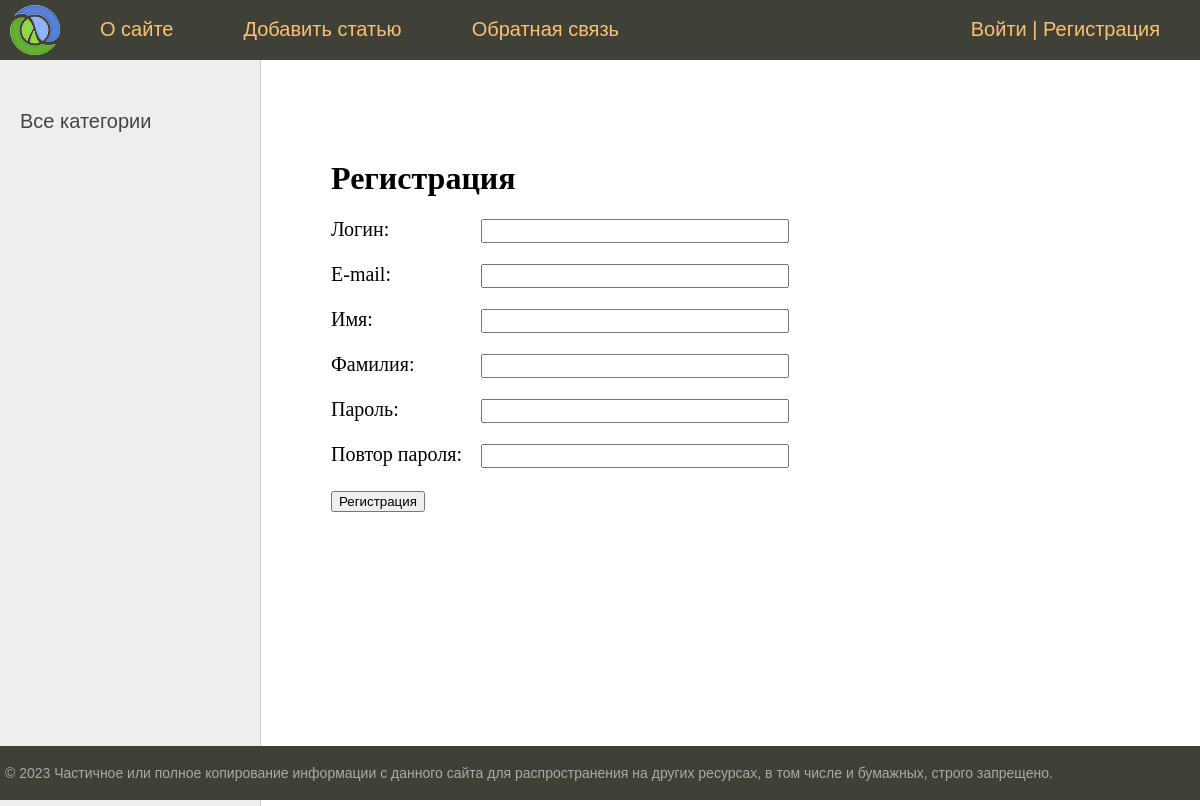
The app's page /users/register/, older data.
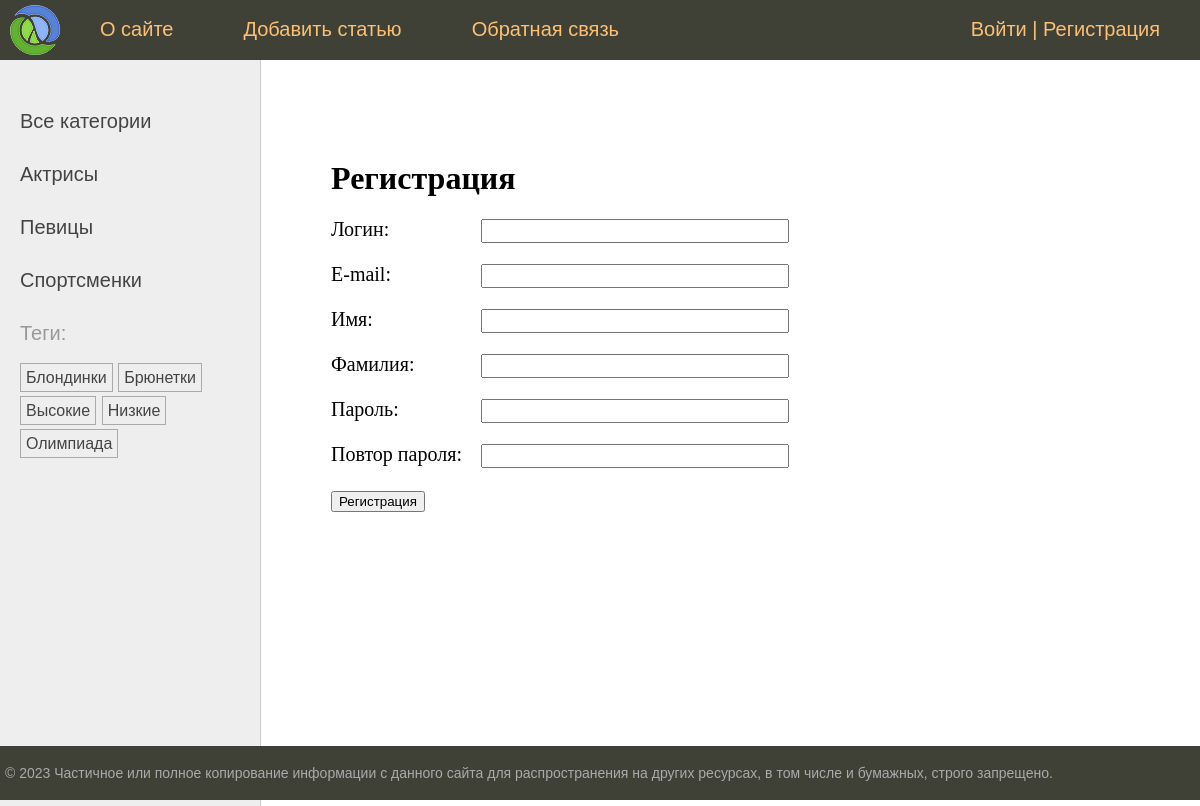
The same page, newer data.
### women/models.py (models this page shows, shortened)
class Category(models.Model):
    name = models.CharField(max_length=100, db_index=True, verbose_name="Категория")
    slug = models.SlugField(max_length=255, unique=True, db_index=True)
    class Meta:
        verbose_name = "Категория"
        verbose_name_plural = "Категории"
    def get_absolute_url(self):
        return reverse("category", kwargs={"cat_slug": self.slug})

class TagPost(models.Model):
    tag = models.CharField(max_length=100, db_index=True)
    slug = models.SlugField(max_length=255, unique=True, db_index=True)
    def get_absolute_url(self):
        return reverse("tag", kwargs={"tag_slug": self.slug})

### users/views.py (the view)
# urls.py: path("register/", views.RegisterUser.as_view(), name="register"),
class RegisterUser(CreateView):
    form_class = RegisterUserForm
    template_name = "users/register.html"
    extra_context = {"title": "Регистрация"}
    success_url = reverse_lazy("users:login")

### users/forms.py (shortened to what this page needs)
class RegisterUserForm(UserCreationForm):
    username = forms.CharField(
        label="Логин", widget=forms.TextInput(attrs={"class": "form-input"})
    )
    password1 = forms.CharField(
        label="Пароль", widget=forms.PasswordInput(attrs={"class": "form-input"})
    )
    password2 = forms.CharField(
        label="Повтор пароля", widget=forms.PasswordInput(attrs={"class": "form-input"})
    )
    class Meta:
        model = get_user_model()
        fields = [
            "username",
            "email",
            "first_name",
            "last_name",
            "password1",
            "password2",
        ]
        labels = {
            "email": "E-mail",
            "first_name": "Имя",
            "last_name": "Фамилия",
        }
        widgets = {
            "email": forms.TextInput(attrs={"class": "form-input"}),
            "first_name": forms.TextInput(attrs={"class": "form-input"}),
            "last_name": forms.TextInput(attrs={"class": "form-input"}),
        }

### users/context_processors.py (called while the page is built)
def get_women_context(request):
    return {"mainmenu": menu}

### users/templates/users/register.html (shortened to what this page needs)
{% extends 'base.html' %}
{% block content %}
  <h1>Регистрация</h1>
  <form method="post">
    {% for f in form %}
    <p ><label class="form-label" for="{{ f.id_for_label }}">{{f.label}}: </label>{{ f }}</p>
    {% endfor %}
    <p>
      <button type="submit">Регистрация</button>
    </p>
  </form>
{% endblock %}

### women/templates/women/list_categories.html
{% for cat in cats %}
{% if cat.id == cat_selected %}
<li class="selected">{{ cat.name }}</li>
{% else %}
<li>
<a href="{{ cat.get_absolute_url }}">{{ cat.name }}</a>
</li>
{% endif %}
{% endfor %}

### women/templates/women/list_tags.html
{% if tags %}
    <p>Теги:</p>
    <ul class="tags-list">
        {% for t in tags %}
        <li><a href="{{ t.get_absolute_url }}">{{ t.tag }}</a></li>
        {% endfor %}
    </ul>
{% endif %}

Row changes from the older to the newer data that the page shows:
added Category: name "Актрисы"
added Category: name "Певицы"
added Category: name "Спортсменки"
added TagPost: tag "Блондинки"
added TagPost: tag "Брюнетки"
added TagPost: tag "Высокие"
added TagPost: tag "Низкие"
added TagPost: tag "Олимпиада"
Text that changed along with them:
text now shown: "Теги:"
